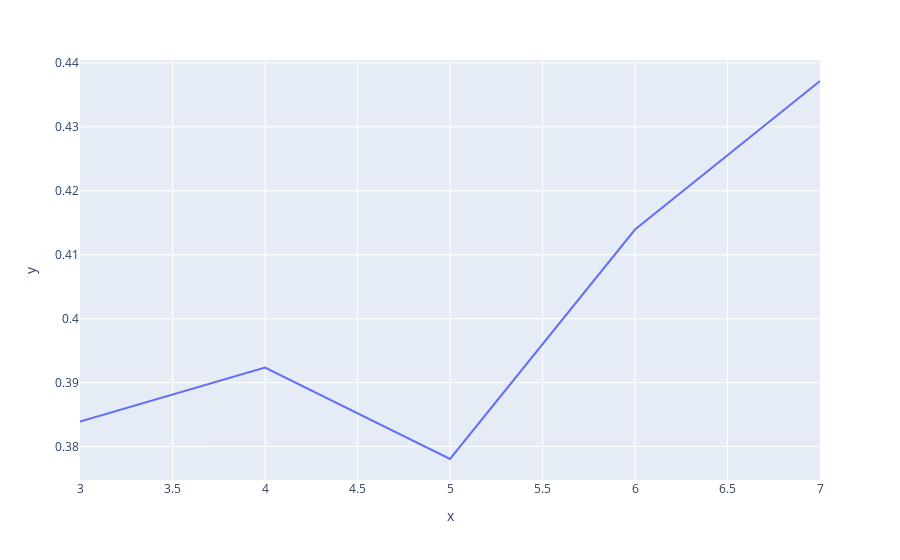

The notebook cell this image was saved under:
### Code cell
px.line(x = clusters,
       y = ss)

### Figure 1 — Plotly figure (JSON) as saved in the notebook; plotly's stock layout.template omitted (floating-point values rounded to 4 significant figures)
{"data": [{"hovertemplate": "x=%{x}<br>y=%{y}<extra></extra>", "legendgroup": "", "line": {"color": "#636efa", "dash": "solid"}, "marker": {"symbol": "circle"}, "mode": "lines", "name": "", "orientation": "v", "showlegend": false, "type": "scatter", "x": [3, 4, 5, 6, 7], "xaxis": "x", "y": [0.3839, 0.3924, 0.3781, 0.4139, 0.4372], "yaxis": "y"}], "layout": {"legend": {"tracegroupgap": 0}, "margin": {"t": 60}, "xaxis": {"anchor": "y", "domain": [0, 1], "title": {"text": "x"}}, "yaxis": {"anchor": "x", "domain": [0, 1], "title": {"text": "y"}}}}
